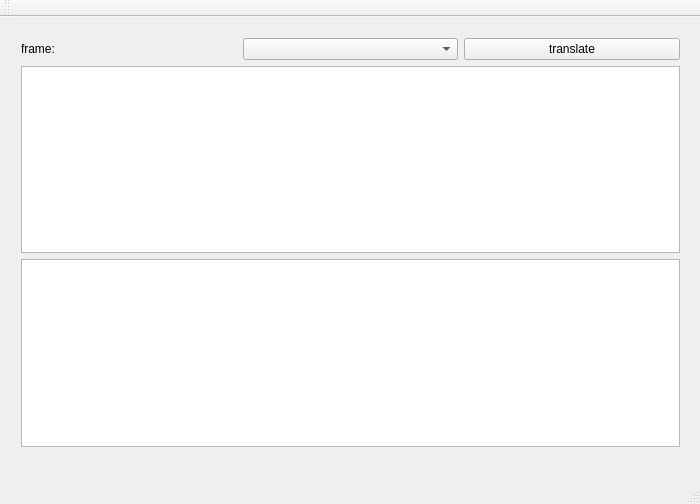
<?xml version="1.0" encoding="UTF-8"?>
<ui version="4.0">
 <class>translate</class>
 <widget class="QMainWindow" name="translate">
  <property name="geometry">
   <rect>
    <x>0</x>
    <y>0</y>
    <width>700</width>
    <height>504</height>
   </rect>
  </property>
  <property name="windowTitle">
   <string>translate</string>
  </property>
  <widget class="QWidget" name="centralWidget">
   <widget class="QWidget" name="verticalLayoutWidget">
    <property name="geometry">
     <rect>
      <x>10</x>
      <y>10</y>
      <width>681</width>
      <height>431</height>
     </rect>
    </property>
    <layout class="QVBoxLayout" name="verticalLayout">
     <item>
      <layout class="QHBoxLayout" name="horizontalLayout">
       <item>
        <widget class="QLabel" name="label">
         <property name="text">
          <string>frame:</string>
         </property>
        </widget>
       </item>
       <item>
        <widget class="QComboBox" name="comboBox"/>
       </item>
       <item>
        <widget class="QPushButton" name="pushButton">
         <property name="text">
          <string>translate</string>
         </property>
        </widget>
       </item>
      </layout>
     </item>
     <item>
      <widget class="QPlainTextEdit" name="plainTextEdit"/>
     </item>
     <item>
      <widget class="QPlainTextEdit" name="plainTextEdit_2"/>
     </item>
    </layout>
   </widget>
  </widget>
  <widget class="QMenuBar" name="menuBar">
   <property name="geometry">
    <rect>
     <x>0</x>
     <y>0</y>
     <width>700</width>
     <height>20</height>
    </rect>
   </property>
  </widget>
  <widget class="QToolBar" name="mainToolBar">
   <attribute name="toolBarArea">
    <enum>TopToolBarArea</enum>
   </attribute>
   <attribute name="toolBarBreak">
    <bool>false</bool>
   </attribute>
  </widget>
  <widget class="QStatusBar" name="statusBar"/>
 </widget>
 <layoutdefault spacing="6" margin="11"/>
 <resources/>
 <connections/>
</ui>
